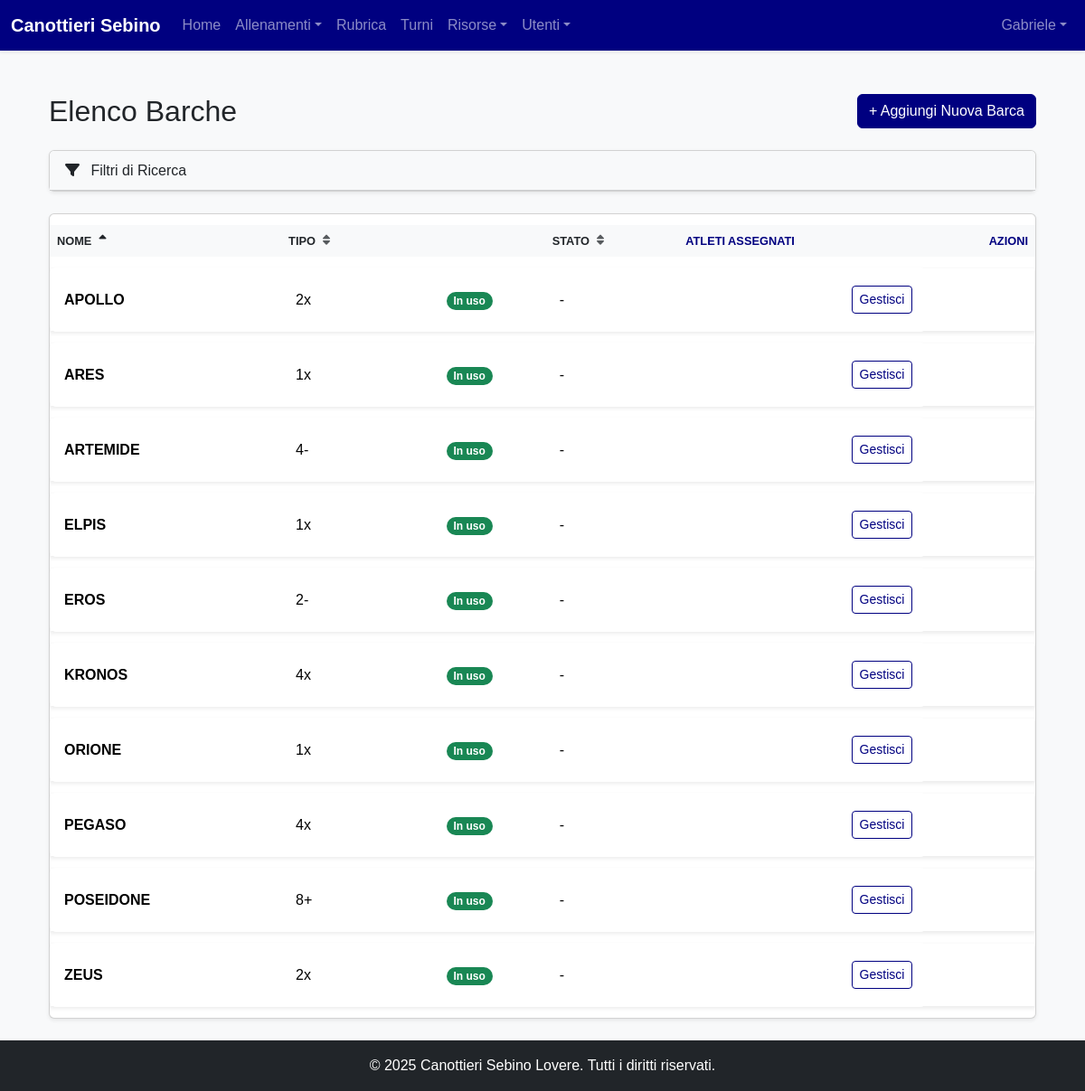
Before: /risorse/barche (signed in) with the older database file.
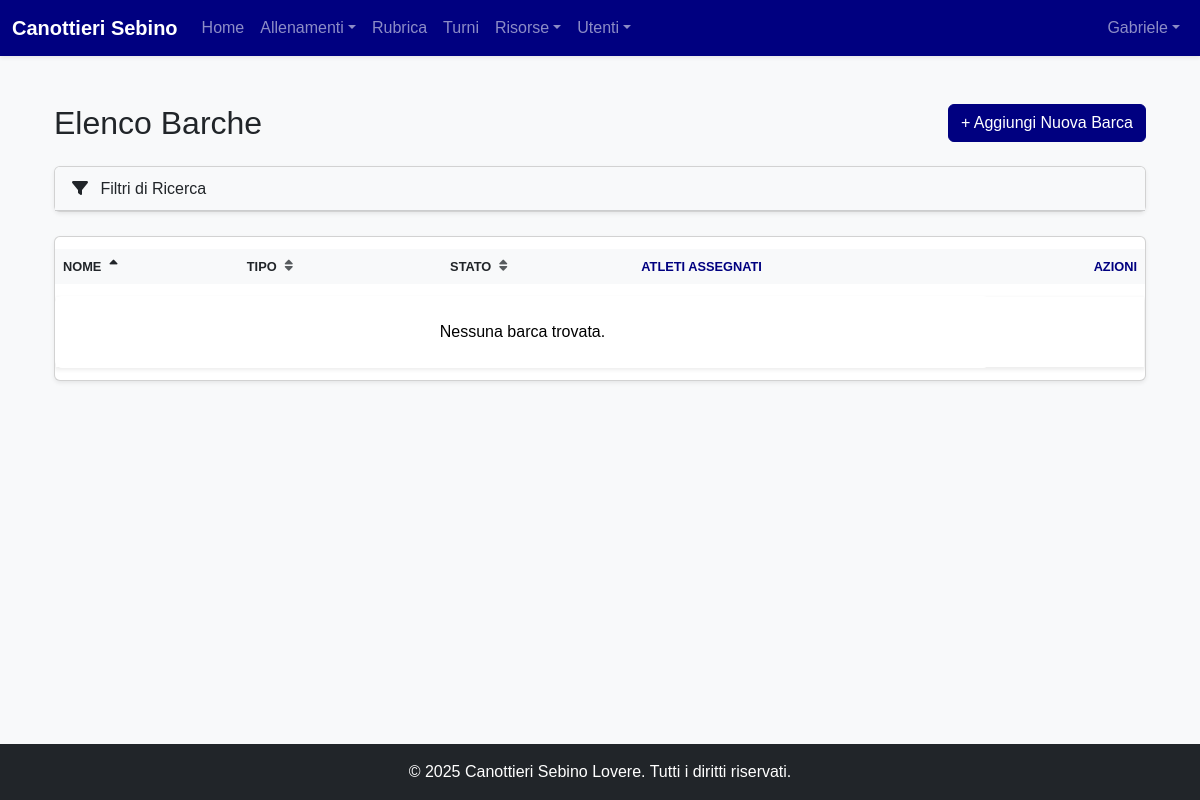
After: the same page with the newer database file.
### models.py (models this page shows, shortened)
class Barca(Base):
    __tablename__ = "barche"
    id = Column(Integer, primary_key=True, index=True)
    nome = Column(String, nullable=False)
    tipo = Column(String, index=True, nullable=False)
    costruttore = Column(String, nullable=True)
    anno = Column(Integer, nullable=True)
    remi_assegnati = Column(String, nullable=True)
    atleti_assegnati = relationship("User", secondary=barca_atleti_association, back_populates="barche_assegnate")
    in_manutenzione = Column(Boolean, default=False, nullable=False)
    fuori_uso = Column(Boolean, default=False, nullable=False)
    in_prestito = Column(Boolean, default=False, nullable=False)
    in_trasferta = Column(Boolean, default=False, nullable=False)
    disponibile_dal = Column(Date, nullable=True)
    lunghezza_puntapiedi = Column(Float, nullable=True)
    altezza_puntapiedi = Column(Float, nullable=True)
    apertura_totale = Column(Float, nullable=True)
    altezza_scalmo_sx = Column(Float, nullable=True)
    altezza_scalmo_dx = Column(Float, nullable=True)
    semiapertura_sx = Column(Float, nullable=True)
    semiapertura_dx = Column(Float, nullable=True)
    appruamento_appoppamento = Column(Float, nullable=True)
    gradi_attacco = Column(Float, nullable=True)
    gradi_finale = Column(Float, nullable=True)
    boccola_sx_sopra = Column(String, nullable=True)
    boccola_dx_sopra = Column(String, nullable=True)
    rondelle_sx = Column(String, nullable=True)
    rondelle_dx = Column(String, nullable=True)
    altezza_carrello = Column(Float, nullable=True)
    avanzamento_guide = Column(Float, nullable=True)

### routers/resources.py (the view)
@router.get("/barche", response_class=HTMLResponse)
async def list_barche(request: Request, db: Session = Depends(get_db),
                      current_user: models.User = Depends(get_current_user),
                      tipi_filter: List[str] = Query([]),
                      sort_by: str = Query("nome"),
                      sort_dir: str = Query("asc")):
    query = db.query(models.Barca)
    if tipi_filter:
        query = query.filter(models.Barca.tipo.in_(tipi_filter))
    if sort_by != 'status':
        sort_column = getattr(models.Barca, sort_by, models.Barca.nome)
        if sort_dir == 'desc':
            query = query.order_by(sort_column.desc())
        else:
            query = query.order_by(sort_column.asc())
    barche = query.all()
    if sort_by == 'status':
        barche.sort(key=lambda b: b.status[0], reverse=(sort_dir == 'desc'))
    tipi_barca_result = db.query(models.Barca.tipo).distinct().order_by(models.Barca.tipo).all()
    tipi_barca = [t[0] for t in tipi_barca_result]
    return templates.TemplateResponse("barche/barche_list.html", {
        "request": request, "current_user": current_user, "barche": barche,
        "tipi_barca": tipi_barca, "current_filters": {"tipi_filter": tipi_filter},
        "sort_by": sort_by, "sort_dir": sort_dir
    })

### templates/barche/barche_list.html (shortened to what this page needs)
{% extends "layouts/_base.html" %}
{% block content %}
<div class="container mt-4">
    <div class="d-flex justify-content-between align-items-center mb-4 flex-wrap gap-2">
        <h1 class="h2 mb-0">Elenco Barche</h1>
        {% if current_user.is_admin or current_user.is_allenatore %}
        <a href="{{ url_for('nuova_barca_form') }}" class="btn btn-primary">+ Aggiungi Nuova Barca</a>
        {% endif %}
    </div>
    <div class="card shadow-sm mb-4">
        <div class="card-header bg-light">
            <h5 class="mb-0">
                <a class="btn btn-link text-decoration-none text-dark w-100 text-start p-0" data-bs-toggle="collapse" href="#filterCollapse" role="button" aria-expanded="false" aria-controls="filterCollapse">
                    <i class="fas fa-filter me-2"></i> Filtri di Ricerca
                </a>
            </h5>
        </div>
    </div>
    <div class="card shadow-sm">
        <div class="card-body p-0">
            <div class="table-responsive">
                <table class="table table-hover mb-0 align-middle">
                    <thead class="table-light">
                        <tr>
                            {% macro sort_link(field, text) %}
                                {% set new_dir = 'asc' if sort_by == field and sort_dir == 'asc' else 'desc' %}
                                {% if sort_by == field and sort_dir == 'desc' %}{% set new_dir = 'asc' %}{% endif %}
                                <th scope="col">
                                    <a href="{{ request.url.include_query_params(sort_by=field, sort_dir=new_dir) }}" class="text-decoration-none text-dark fw-bold d-flex align-items-center">
                                        {{ text }}
                                        {% if sort_by == field %}
                                            <i class="fas fa-sort-{{ 'up' if sort_dir == 'asc' else 'down' }} ms-2"></i>
                                        {% else %}
                                            <i class="fas fa-sort text-muted ms-2"></i>
                                        {% endif %}
                                    </a>
                                </th>
                            {% endmacro %}
                            {{ sort_link('nome', 'Nome') }}
                            {{ sort_link('tipo', 'Tipo') }}
                            <th class="text-center">{{ sort_link('status', 'Stato') }}</th>
                            <th>Atleti Assegnati</th>
                            {% if current_user.is_admin or current_user.is_allenatore %}
                            <th class="text-end">Azioni</th>
                            {% endif %}
                        </tr>
                    </thead>
                    <tbody>
                        {% for barca in barche %}
                        <tr>
                            <td class="fw-bold">{{ barca.nome }}</td>
                            <td>{{ barca.tipo }}</td>
                            <td class="text-center">
                                {% set status, badge_class = barca.status %}
                                <span class="badge rounded-pill {{ badge_class }}">{{ status }}</span>
                            </td>
                            <td>{{ barca.atleti_assegnati|map(attribute='last_name')|join(', ') or '-' }}</td>
                            {% if current_user.is_admin or current_user.is_allenatore %}
                            <td class="text-end">
                                <a href="{{ url_for('modifica_barca_form', barca_id=barca.id) }}" class="btn btn-sm btn-outline-primary">Gestisci</a>
                            </td>
                            {% endif %}
                        </tr>
                        {% else %}
                        <tr>
                            <td colspan="5" class="text-center p-4">Nessuna barca trovata.</td>
                        </tr>
                        {% endfor %}
                    </tbody>
                </table>
            </div>
        </div>
    </div>
</div>
<link rel="stylesheet" href="https://cdnjs.cloudflare.com/ajax/libs/font-awesome/6.0.0-beta3/css/all.min.css">
{% endblock %}

Changed rows visible on the page:
removed Barca: nome "APOLLO", tipo "2x", status "In uso", atleti_assegnati|map "-"
removed Barca: nome "ARES", tipo "1x", status "In uso", atleti_assegnati|map "-"
removed Barca: nome "ARTEMIDE", tipo "4-", status "In uso", atleti_assegnati|map "-"
removed Barca: nome "ELPIS", tipo "1x", status "In uso", atleti_assegnati|map "-"
removed Barca: nome "EROS", tipo "2-", status "In uso", atleti_assegnati|map "-"
removed Barca: nome "KRONOS", tipo "4x", status "In uso", atleti_assegnati|map "-"
removed Barca: nome "ORIONE", tipo "1x", status "In uso", atleti_assegnati|map "-"
removed Barca: nome "PEGASO", tipo "4x", status "In uso", atleti_assegnati|map "-"
removed Barca: nome "POSEIDONE", tipo "8+", status "In uso", atleti_assegnati|map "-"
removed Barca: nome "ZEUS", tipo "2x", status "In uso", atleti_assegnati|map "-"
Other visible differences:
text now shown: "Nessuna barca trovata."
